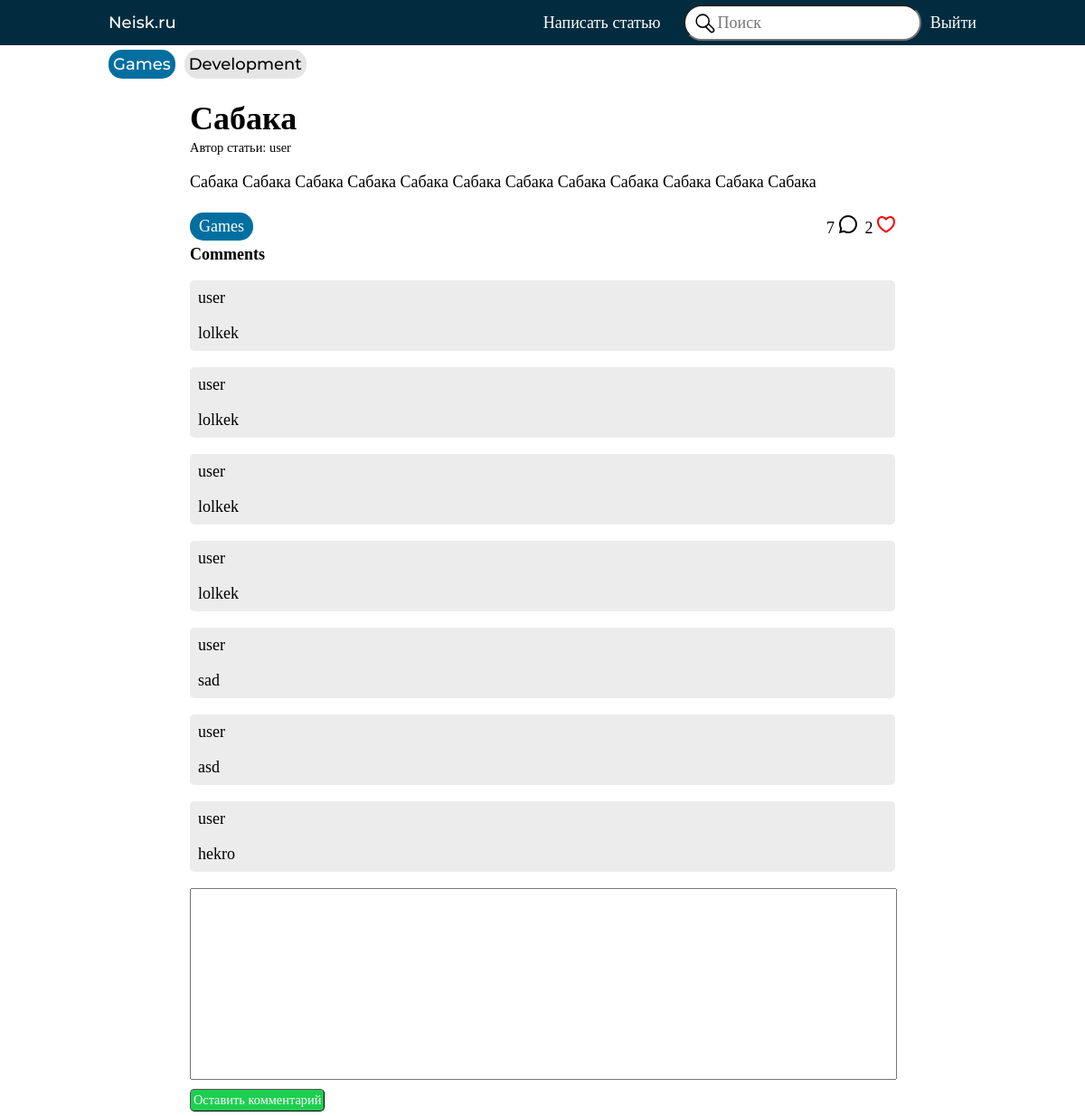
Page /post/1/ (signed in) on the committed database.
### blog/models.py (models this page shows, shortened)
class Category(models.Model):
    name = models.CharField(max_length=15)
    class Meta:
        verbose_name = 'Category'
        verbose_name_plural = 'Categories'
    def __str__(self) -> str:
        return self.name

class Post(models.Model):
    author = models.ForeignKey(User, on_delete=models.CASCADE)
    pub_date = models.DateField(auto_now_add=True)
    title = models.CharField(max_length=80)
    text = RichTextField(null=True, blank=True)
    category = models.ForeignKey(Category, on_delete=models.CASCADE)
    likes = models.ManyToManyField(User, related_name='likes')

class Comment(models.Model):
    text = models.TextField()
    author = models.ForeignKey(User, on_delete=models.CASCADE, related_name='comments')
    post = models.ForeignKey(Post, on_delete=models.CASCADE, related_name='comments')

### blog/views.py (the view)
# urls.py: path('post/<int:pk>/', views.post_view, name='post'),
def post_view(request, pk):
    post = get_object_or_404(Post, pk=pk)
    context = {
        'form': CommentForm(),
        'post': post
    }
    return render(request, 'post.html', context)

### blog/forms.py
class CommentForm(forms.ModelForm):
    class Meta:
        model = Comment
        fields = ('text',)

### blog/context_processors.py (called while the page is built)
def categories_list(request):
    return{
        'categories': Category.objects.all(),
    }

### blog/templates/post.html (shortened to what this page needs)
{% extends '_base.html' %}
{% load static %}
{% block header %}
    {% include '_header.html' with current_category=post.category.name %}
{% endblock %}
{% block content %}
<div class="container post">
    <div class="post-title">
        <h1>{{ post.title }}</h1>
        <span>Автор статьи: <a>{{ post.author }}</a></span>
    </div>
    <div class="post-content">
        <p>{{ post.text|safe|linebreaks }}</p>
    </div>
    <div class='post-footer'>
        <div class='post-tags pill active'>
            <span>
                {{ post.category }}
            </span>
        </div>
        <div class='metrics'>
            <div class="comments">
                {{ post.comments.count }}
                <img class="invert" src="{% static 'images/comment.svg' %}">
            </div>
            <div class="likes">
                {{ post.likes.count }}
                {% if request.user.is_authenticated %}
                {% if request.user in post.likes.all %}
                <a href="{% url 'like_post' post.id %}">
                    <img src="{% static 'images/like_active.svg' %}">
                </a>
                {% else %}
                <a href="{% url 'like_post' post.id %}">
                    <img class="invert" src="{% static 'images/like.svg' %}">
                </a>
                {% endif %}
                {% else %}
                <img class="invert" src="{% static 'images/like.svg' %}">
                {% endif %}
            </div>
        </div>
    </div>
    <div class="comments">
        {% if post.comments.count != 0 %}
        <h2>Comments</h2>
        {% for comment in post.comments.all %}
        <div class="comment">
            <span>{{ comment.author }}</span>
            <span>{{ comment.text }}</span>
        </div>
        {% endfor %}
        {% endif %}
        {% if request.user.is_authenticated %}
        <form class="leave_comment" method="POST" action="{% url 'create_comment' post.id %}">
            {{ form.text }}
            <input class="pill btn-send" type="submit" value="Оставить комментарий">
        </form>
        {% else %}
        <div>
            <a href="{% url 'login' %}">Войдите</a>, чтобы оставить комментарий.
        </div>
        {% endif %}
    </div>
</div>
{% endblock content %}

### templates/_header.html (shortened to what this page needs)
{% load static %}
{% block header %}
<header>
    <nav class="container">
        <a class='navbar-brand' href='{% url 'index' %}'>
            Neisk.ru
        </a>
        <ul class="nav-list">
            <li class="nav-item">
                <a class='nav-link link-light' href='{% url 'create_post' %}'>
                    Написать статью
                </a>
            </li>
            <img src="{% static 'images/find.svg' %}" onclick='search_form.submit();'>
            <form id="search_form" action="{% url 'search_post'  %}" method="GET">
                <input class="text-black" name='q' type="text" placeholder="Поиск">
            </form>
            {% if request.user.is_authenticated is False %}
            <li class="nav-item">
                <a class='nav-link link-light' href='{% url 'login' %}'>
                    Войти
                </a>
            </li>
            <li class="nav-item">
                <a class='nav-link link-light' href='{% url 'register' %}'>
                    Регистрация
                </a>
            </li>
            {% else %}
            <li class="nav-item">
                <a class='nav-link link-light' href='{% url 'logout' %}'>
                    Выйти
                </a>
            </li>
        {% endif %}
        </ul>
    </nav>
</header>
<div class='categories container'>
    {% for category in categories %}
        {% if category.name == current_category %}
        <div class="pill active"><a href="{% url 'index' %}">{{ category }}</a></div>
        {% else %}
        <div class="pill"><a href="{% url 'search_post' %}?category={{ category }}">{{ category }}</a></div>
        {% endif %}
    {% endfor %}
</div>
{% endblock %}

### static/css/style.css (style rules this page uses)
body { background-color: white; }
a { text-decoration: none; outline: none; color: black; }
ul { list-style: none; }
* { font-family: Montserrat; margin: 0; padding: 0; font-size: 18px; transition: .5s ease-in-out; }
.invert { filter: invert(100%); }
.container { max-width: 960px; margin: 0 auto; }
header { background-color: #012C3F; }
nav { font-weight: 500; line-height: 17px; height: 50px; display: flex; justify-content: space-between; }
nav * { color: white; }
.navbar-brand { align-self: center; }
.nav-list { display: flex; }
.nav-item { margin-left: 10px; align-self: center; }
#search_form { align-self: center; }
#search_form * { border-radius: 20px; padding: 0.4em; padding-left: 2em; }
.nav-list img { height: 50%; align-self: center; margin-right: -2em; margin-left: 2em; z-index: 2; }
.categories { display: flex; }
.pill { min-width: 60px; width: min-content; margin: 5px 10px 5px 0px; justify-content: center; font-size: 12px; font-weight: 500; border-radius: 15px; text-align: center; padding: 5px; color: black; background-color: #e5e5e5; text-decoration: none; }
.pill.active { background-color: #006FA0; }
.pill.active * { color: white }
.btn-send { color: #ffffff; background-color: #1ece50; font-size: 0.8rem; border-radius: 5px; border-width: 1px; padding: 0.2em; }
.post-title { padding-top: 1em; }
.post-title h1 { font-size: 2rem; }
.post-title * { font-size: 0.8rem; }
.post-content { padding: 1em 0; }
.post-footer { display: flex; justify-content: space-between; color: black; }
.metrics { display: flex; align-items: center; gap: 0.5em; }
.container.post { max-width: 780px; }
.container.post * { font-family: verdana; }
.container.post img { max-width: 100%; object-fit: contain; }
.comment { background-color: #C0C0C04D; margin: 1em 0; border-radius: 5px; }
.comment span { display: block; padding: 0.5em; }
.leave_comment textarea { resize: none; width: 100%; height: auto; }
.text-black { color: black; }

### rows in the picture
Category: name "Games"
Category: name "Development"
Post: title "Сабака", author "user", text "Сабака Сабака Сабака Сабака Сабака Сабака Сабака Сабака Сабака Сабака Сабака Сабака", category "Games", comments.count "7", likes.count "2"
Comment: author "user", text "lolkek"
Comment: author "user", text "lolkek"
Comment: author "user", text "lolkek"
Comment: author "user", text "lolkek"
Comment: author "user", text "sad"
Comment: author "user", text "asd"
Comment: author "user", text "hekro"
